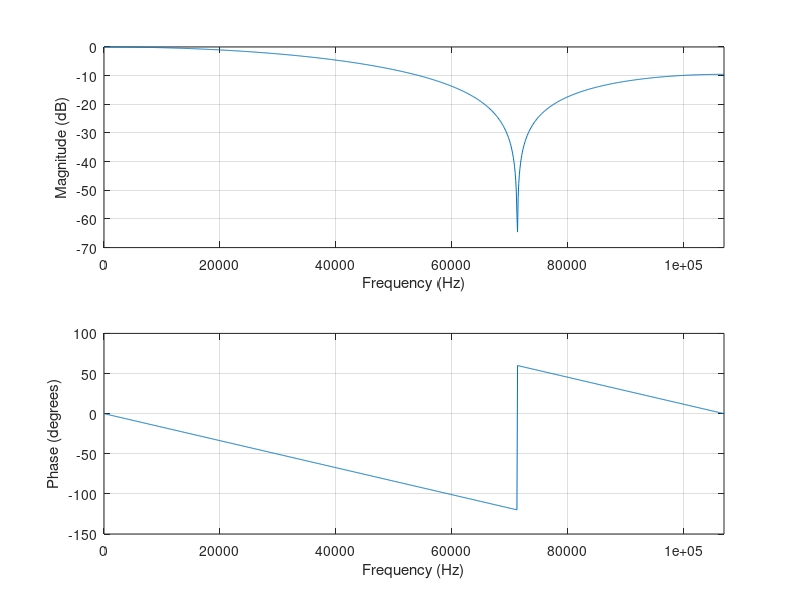
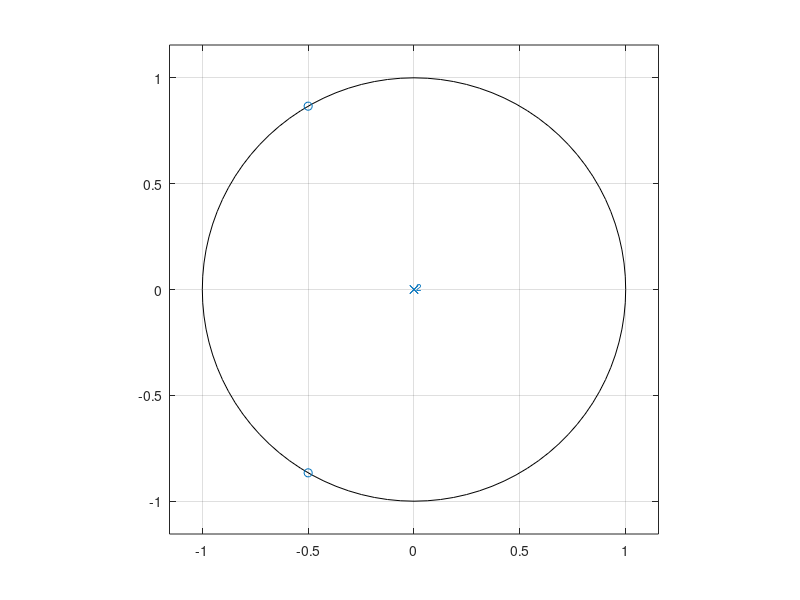
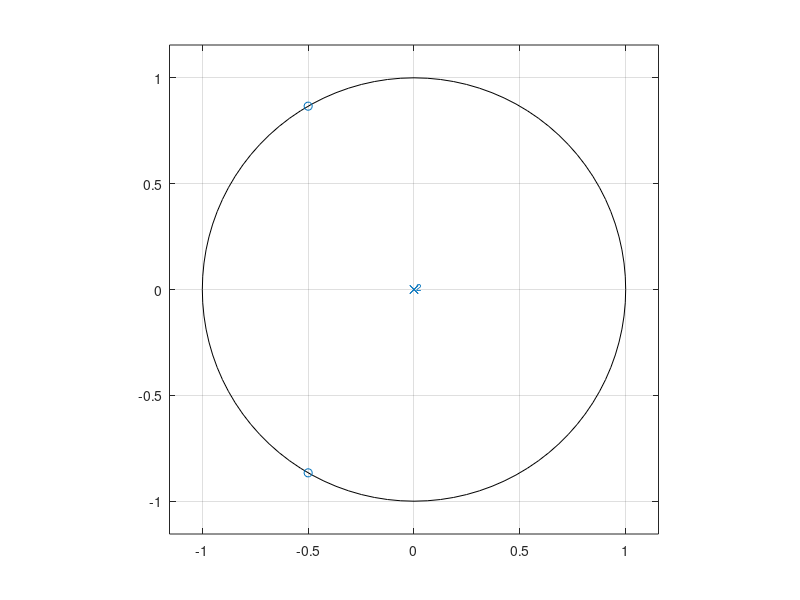
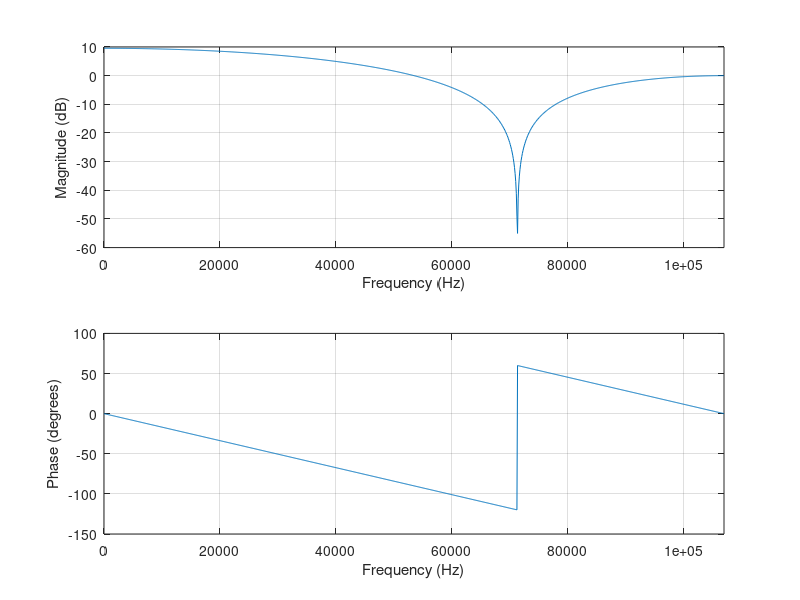

Reproduce these figures in MATLAB, in order.
% Small intro to discrete time system analysis in Octave/MATLAB
% By Jacques Berg

%% A system in frequency domain
% An example system:
% y[n] = (x[n] + x[n-1] + x[n-2])/3
bb = ones(1,3)/3;
aa = [1, 0, 0]; % zeros because 2nd order system and there is no y[n-1] and y[n-2] terms

% Zeros and poles of H(z)
zz = roots(bb) % zeros of the system
pp = roots(aa) % poles of the system

% Poles are at the origin ... thus a FIR system!
zplane(bb,aa) % Argand's diagram
poly([0 0])   % you can also generate a polynomial if you know the roots
zplane(zz,pp) % an another way to call the zplane (by giving the roots)
bb
zz
freqz(bb,aa)          % frequency response, look documentation for freqz for more info
Fs = 213854;          % an arbitrary sampling frequency
freqz(bb,aa,1024,Fs)  % frequency response, now with physical frequency
figure; zplane(zz,pp)

%% Let's move the poles away from the orign ...
% .. but of course inside the unit circle (stability condition)
[x,y]=ginput(1)       % coordinates of the pole
ppn = [x+i*y; x-i*y]; % conjugate pair

%% System parameters matching those zeros and poles
bbn = poly(zz)
aan = poly(ppn)
% now we have feedback (there are nonzero aan coefficients for y[n-1] and y[n-2])
figure; zplane(bbn,aan)
figure; freqz(bbn,aan,1024,Fs)

% Let's scale to the unity gain
gg = max(abs(freqz(bbn,aan,1024,Fs)))
bbns = bbn/gg; % input scaling

% Cheking the result
figure; freqz(bbns,aan,1024,Fs)

%% Cartesian and polar coordinates
% z = x + y*i
% z = r*exp(i*omega)
angle = pi/23;      % angle frequency (in rad)
% angle frequency and physical frequency
ff = 10000;         % 10 kHz, physical frequency
angle = 2*pi*ff/Fs; % matching angle (angle frequency)

% Point on the unit circle
zztop = exp(i*angle);
zztop = [zztop; conj(zztop)]
zplane(zztop)

% Then create pole pair at the same frequency:
% but inside the unit circle
pptop = 0.9*zztop;
zplane(zztop,pptop)

% Let's find the coefficients
aatop = poly(pptop);
bbtop = poly(zztop);

% Then we can find out the frequency response
figure; freqz(bbtop,aatop)
freqz(bbtop,aatop,10240,Fs) % now with the right frq scale



